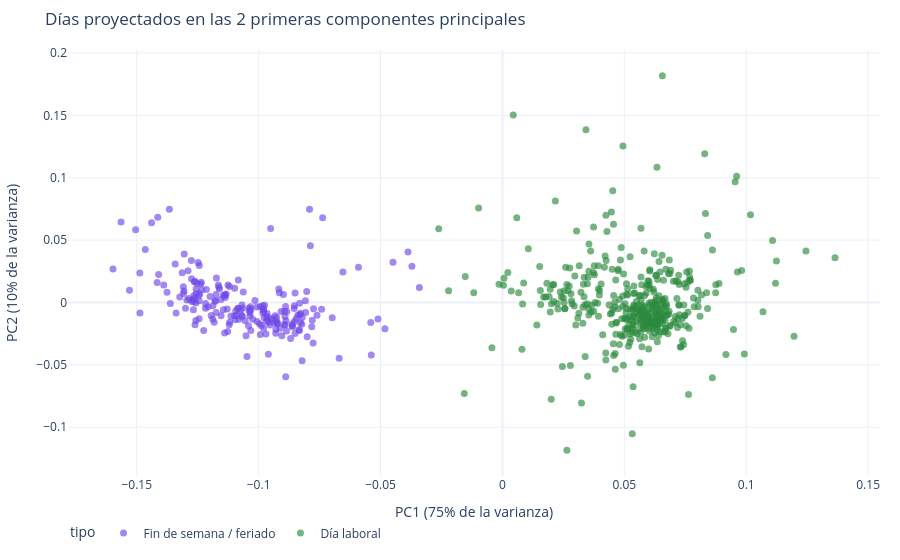

The notebook cell saved with this chart:
### Markdown cell above
## 4. PCA: la estructura vista en 2 dimensiones

Cada día vive en un espacio de 24 dimensiones (una por hora). **PCA** lo proyecta a 2
componentes principales para *ver* si los clusters están realmente separados.

### Code cell
pca = PCA(n_components=5, random_state=42)
coords = pca.fit_transform(X)
var1, var2 = pca.explained_variance_ratio_[:2] * 100

pca_df = pd.DataFrame({
    "PC1": coords[:, 0], "PC2": coords[:, 1],
    "tipo": meta.loc[profiles.index, "tipo"].values,
    "fecha": [str(d) for d in profiles.index],
})
fig = px.scatter(pca_df, x="PC1", y="PC2", color="tipo", color_discrete_map=colores2,
                 opacity=0.65, hover_data=["fecha"], template=TEMPLATE,
                 title="Días proyectados en las 2 primeras componentes principales",
                 labels={"PC1": f"PC1 ({var1:.0f}% de la varianza)",
                         "PC2": f"PC2 ({var2:.0f}% de la varianza)"})
fig.update_traces(marker=dict(size=7))
fig.update_layout(legend=dict(orientation="h"), margin=dict(l=40, r=20, t=50, b=40))
fig.show()

### Figure 1 — Plotly figure (JSON) as saved in the notebook; plotly's stock layout.template omitted (floating-point values rounded to 4 significant figures; data arrays with more than 128 entries replaced by an {"elided": "..."} marker saying what was removed)
{"data": [{"customdata": {"elided": "207x1 str values"}, "hovertemplate": "tipo=Fin de semana / feriado<br>PC1 (75% de la varianza)=%{x}<br>PC2 (10% de la varianza)=%{y}<br>fecha=%{customdata[0]}<extra></extra>", "legendgroup": "Fin de semana / feriado", "marker": {"color": "#7048e8", "opacity": 0.65, "size": 7, "symbol": "circle"}, "mode": "markers", "name": "Fin de semana / feriado", "orientation": "v", "showlegend": true, "type": "scatter", "x": {"elided": "207 float values"}, "xaxis": "x", "y": {"elided": "207 float values"}, "yaxis": "y"}, {"customdata": {"elided": "405x1 str values"}, "hovertemplate": "tipo=Día laboral<br>PC1 (75% de la varianza)=%{x}<br>PC2 (10% de la varianza)=%{y}<br>fecha=%{customdata[0]}<extra></extra>", "legendgroup": "Día laboral", "marker": {"color": "#2b8a3e", "opacity": 0.65, "size": 7, "symbol": "circle"}, "mode": "markers", "name": "Día laboral", "orientation": "v", "showlegend": true, "type": "scatter", "x": {"elided": "405 float values"}, "xaxis": "x", "y": {"elided": "405 float values"}, "yaxis": "y"}], "layout": {"legend": {"orientation": "h", "title": {"text": "tipo"}, "tracegroupgap": 0}, "margin": {"b": 40, "l": 40, "r": 20, "t": 50}, "title": {"text": "Días proyectados en las 2 primeras componentes principales"}, "xaxis": {"anchor": "y", "domain": [0.0, 1.0], "title": {"text": "PC1 (75% de la varianza)"}}, "yaxis": {"anchor": "x", "domain": [0.0, 1.0], "title": {"text": "PC2 (10% de la varianza)"}}}}
